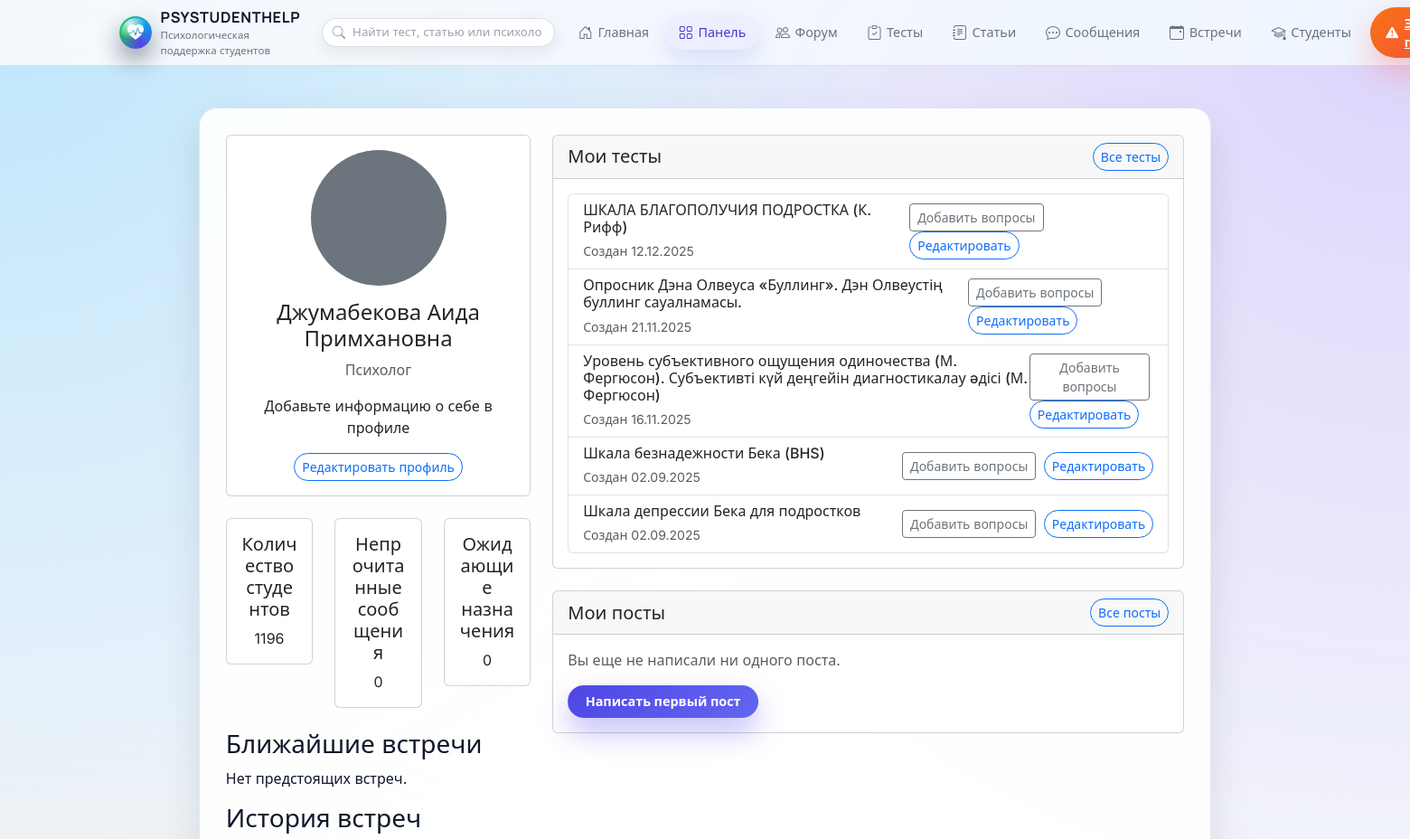
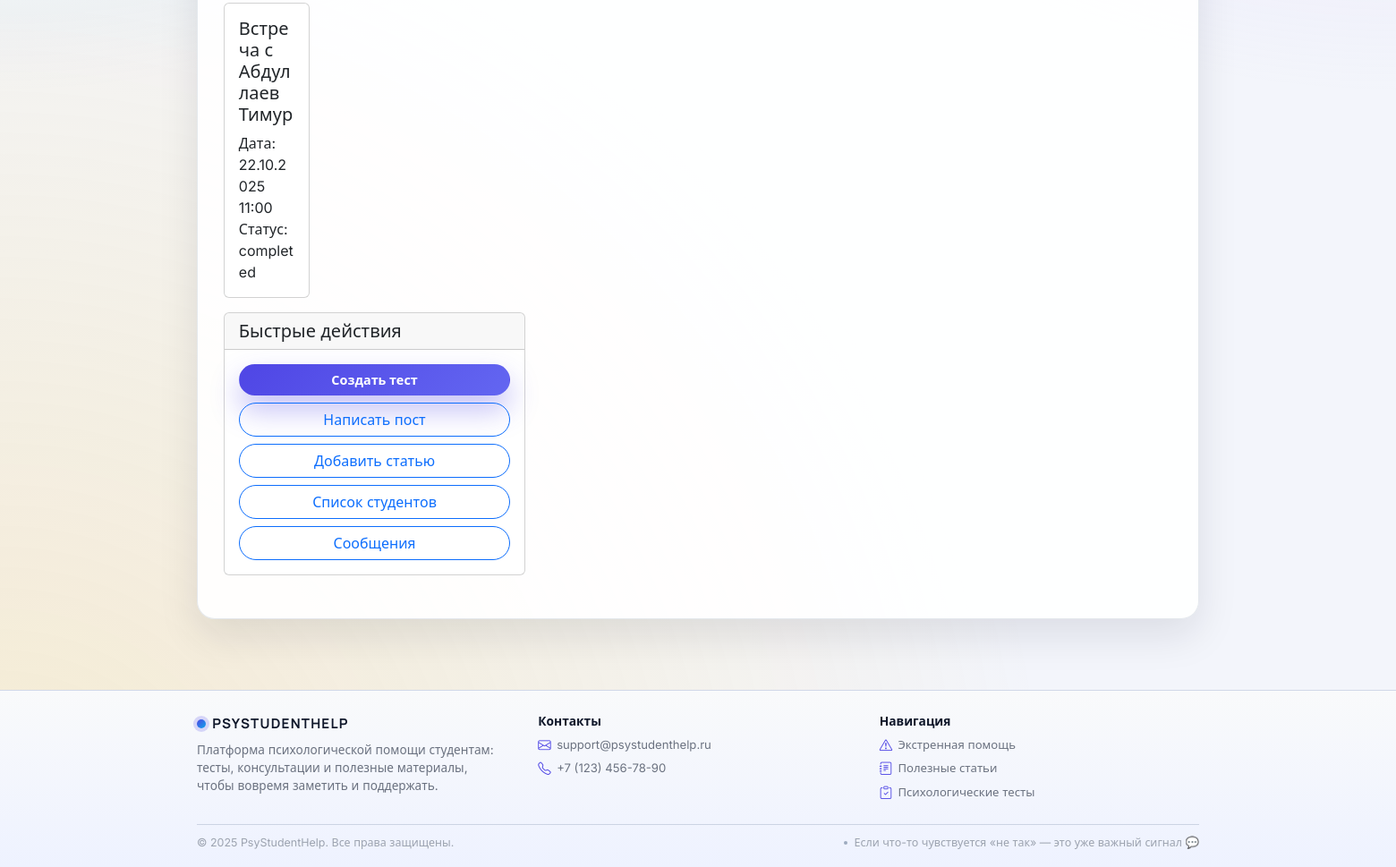
Screenshot of /dashboard (signed in) with the database file from the repository (2 pictures, top to bottom).
### models.py (models this page shows, shortened)
class User(UserMixin, db.Model):
    __tablename__ = 'user'
    id = db.Column(db.Integer, primary_key=True)
    username = db.Column(db.String(80), unique=True, nullable=False)
    email = db.Column(db.String(120), unique=True, nullable=False, index=True)
    password = db.Column(db.String(200), nullable=False)
    role = db.Column(db.String(20), nullable=False)  # student | psychologist | admin | superadmin
    full_name = db.Column(db.String(100))
    bio = db.Column(db.Text)
    profile_pic = db.Column(db.String(100))
    created_at = db.Column(db.DateTime, default=datetime.utcnow)
    group_id = db.Column(db.Integer, db.ForeignKey('groups.id'))
    comments = db.relationship(
        'Comment',
        backref='author',
        lazy=True,
    )
    tests = db.relationship(
        'Test',
        backref='creator',
        lazy=True,
    )
    test_results = db.relationship(
        'TestResult',
        backref='user',
        lazy=True,
    )
    messages_sent = db.relationship(
        'Message',
        foreign_keys='Message.sender_id',
        backref='sender',
        lazy=True,
    )
    messages_received = db.relationship(
        'Message',
        foreign_keys='Message.recipient_id',
        backref='recipient',
        lazy=True,
    )
    reports = db.relationship(
        'StudentReport',
        foreign_keys='StudentReport.student_id',
        backref='student',
        lazy=True,
    )
    appointments = db.relationship(
        'Appointment',
        foreign_keys='Appointment.student_id',
        backref='student',          # appointment.student в шаблонах
        lazy=True,
    )
    psychologist_appointments = db.relationship(
        'Appointment',
        foreign_keys='Appointment.psychologist_id',
        backref='psychologist',     # appointment.psychologist в шаблонах
        lazy=True,
    )
    meeting_protocols = db.relationship(
        'MeetingProtocol',
        foreign_keys='MeetingProtocol.student_id',
        backref='student',          # protocol.student в шаблонах
        lazy=True,
    )
    psychologist_protocols = db.relationship(
        'MeetingProtocol',
        foreign_keys='MeetingProtocol.psychologist_id',
        backref='psychologist',     # protocol.psychologist в шаблонах
        lazy=True,
    )

class Meeting(db.Model):
    __tablename__ = 'meeting'
    id = db.Column(db.Integer, primary_key=True)
    psychologist_id = db.Column(db.Integer, db.ForeignKey('user.id'), nullable=False)
    student_id = db.Column(db.Integer, db.ForeignKey('user.id'), nullable=False)
    scheduled_at = db.Column(db.DateTime, nullable=False)
    status = db.Column(db.String(20), default='planned')
    created_at = db.Column(db.DateTime, default=datetime.utcnow)
    protocols = db.relationship(
        'MeetingProtocol',
        backref='meeting',
        lazy=True,
        cascade='all, delete-orphan',
    )
    student = db.relationship(
        'User',
        foreign_keys=[student_id],
        backref='student_meetings',
        lazy='joined',
    )
    psychologist = db.relationship(
        'User',
        foreign_keys=[psychologist_id],
        backref='psychologist_meetings',
        lazy='joined',
    )
    __table_args__ = (
        UniqueConstraint(
            'student_id',
            'psychologist_id',
            'scheduled_at',
            name='uq_meeting_unique_slot',
        ),
    )

class Test(db.Model):
    __tablename__ = 'test'
    id = db.Column(db.Integer, primary_key=True)
    title = db.Column(db.String(200), nullable=False)
    description = db.Column(db.Text)
    title_kk = db.Column(db.String(200))        # может быть NULL
    description_kk = db.Column(db.Text)
    test_type = db.Column(db.String(20), nullable=False, default='classic')
    user_id = db.Column(db.Integer, db.ForeignKey('user.id'), nullable=False)
    created_at = db.Column(db.DateTime, default=datetime.utcnow)
    is_active = db.Column(db.Boolean, default=True)
    questions = db.relationship(
        'Question',
        backref='test',
        lazy=True,
        cascade='all, delete-orphan'
    )
    results = db.relationship(
        'TestResult',
        backref='test',
        lazy=True,
        cascade='all, delete-orphan'
    )
    interpretations = db.relationship(
        'TestInterpretation',
        backref='test',
        lazy=True,
        cascade='all, delete-orphan',
        order_by='TestInterpretation.min_score'
    )
    scale_options = db.relationship(
        'TestScaleOption',
        backref='test',
        lazy=True,
        cascade='all, delete-orphan',
        order_by='TestScaleOption.order_index'
    )

### flask_app.py (the view, shortened to what this page needs)
@app.route('/dashboard')
@login_required
def dashboard():
    user = current_user
    if user.role == 'psychologist':
        tests = (
            Test.query.filter_by(user_id=user.id)
            .order_by(Test.created_at.desc())
            .limit(5)
            .all()
        )
        posts = (
            Post.query.filter_by(user_id=user.id)
            .order_by(Post.created_at.desc())
            .limit(5)
            .all()
        )
        unread_messages = Message.query.filter_by(
            recipient_id=user.id, is_read=False
        ).count()
        students_count = User.query.filter_by(role='student').count()
        pending_appointments = Appointment.query.filter_by(
            psychologist_id=user.id, status='pending'
        ).count()
        upcoming_meetings = (
            Meeting.query.filter_by(psychologist_id=user.id, status='planned')
            .order_by(Meeting.scheduled_at.asc())
            .limit(5)
            .all()
        )
        past_meetings = (
            Meeting.query.filter_by(psychologist_id=user.id, status='completed')
            .order_by(Meeting.scheduled_at.desc())
            .limit(5)
            .all()
        )
        return render_template(
            'psychologist_dashboard.html',
            user=user,
            tests=tests,
            posts=posts,
            unread_messages=unread_messages,
            students_count=students_count,
            pending_appointments=pending_appointments,
            upcoming_meetings=upcoming_meetings,
            past_meetings=past_meetings,
        )

### templates/psychologist_dashboard.html (shortened to what this page needs)
{% extends "base.html" %}
{% block content %}
<div class="row">
    <div class="col-md-4">
        <div class="card mb-4">
            <div class="card-body text-center">
                {% if user.profile_pic %}
                    <img src="{{ url_for('static', filename='uploads/' + user.profile_pic) }}" class="rounded-circle mb-3" width="150" height="150">
                {% else %}
                    <div class="rounded-circle bg-secondary mb-3 mx-auto" style="width: 150px; height: 150px;"></div>
                {% endif %}
                <h4>{{ user.full_name if user.full_name else user.username }}</h4>
                <p class="text-muted">Психолог</p>
                <p>{{ user.bio if user.bio else "Добавьте информацию о себе в профиле" }}</p>
                <a href="{{ url_for('edit_profile') }}" class="btn btn-outline-primary btn-sm">Редактировать профиль</a>
            </div>
        </div>
        <div class="row mb-4">
            <div class="col-md-4">
                <div class="card text-center">
                    <div class="card-body">
                        <h5 class="card-title">Количество студентов</h5>
                        <p class="card-text">{{ students_count }}</p>
                    </div>
                </div>
            </div>
            <div class="col-md-4">
                <div class="card text-center">
                    <div class="card-body">
                        <h5 class="card-title">Непрочитанные сообщения</h5>
                        <p class="card-text">{{ unread_messages }}</p>
                    </div>
                </div>
            </div>
            <div class="col-md-4">
                <div class="card text-center">
                    <div class="card-body">
                        <h5 class="card-title">Ожидающие назначения</h5>
                        <p class="card-text">{{ pending_appointments }}</p>
                    </div>
                </div>
            </div>
        </div>
        <h3>Ближайшие встречи</h3>
        <div class="row">
            {% for meeting in upcoming_meetings %}
            <div class="col-md-4 mb-3">
                <div class="card">
                    <div class="card-body">
                        <h5 class="card-title">Встреча с {{ meeting.student.full_name or meeting.student.username }}</h5>
                        <p class="card-text">
                            Дата: {{ meeting.scheduled_at.strftime('%d.%m.%Y %H:%M') }}<br>
                            Статус: {{ meeting.status }}
                        </p>
                        <a href="{{ url_for('create_protocol', meeting_id=meeting.id) }}" class="btn btn-sm btn-primary">Создать протокол</a>
                    </div>
                </div>
            </div>
            {% else %}
            <p>Нет предстоящих встреч.</p>
            {% endfor %}
        </div>
        <h3>История встреч</h3>
        <div class="row">
            {% for meeting in past_meetings %}
            <div class="col-md-4 mb-3">
                <div class="card">
                    <div class="card-body">
                        <h5 class="card-title">Встреча с {{ meeting.student.full_name or meeting.student.username }}</h5>
                        <p class="card-text">
                            Дата: {{ meeting.scheduled_at.strftime('%d.%m.%Y %H:%M') }}<br>
                            Статус: {{ meeting.status }}
                        </p>
                    </div>
                </div>
            </div>
            {% else %}
            <p>Нет завершенных встреч.</p>
            {% endfor %}
        </div>
        <div class="card mb-4">
            <div class="card-header">
                <h5 class="mb-0">Быстрые действия</h5>
            </div>
            <div class="card-body">
                <a href="{{ url_for('create_test') }}" class="btn btn-primary w-100 mb-2">Создать тест</a>
                <a href="{{ url_for('create_post') }}" class="btn btn-outline-primary w-100 mb-2">Написать пост</a>
                <a href="{{ url_for('create_article') }}" class="btn btn-outline-primary w-100 mb-2">Добавить статью</a>
                <a href="{{ url_for('student_list') }}" class="btn btn-outline-primary w-100 mb-2"">Список студентов</a>
                <a href="{{ url_for('messages') }}" class="btn btn-outline-primary w-100">
                    Сообщения
                </a>
            </div>
        </div>
    </div>
    <div class="col-md-8">
        <div class="card mb-4">
            <div class="card-header d-flex justify-content-between align-items-center">
                <h5 class="mb-0">Мои тесты</h5>
                <a href="{{ url_for('tests') }}" class="btn btn-sm btn-outline-primary">Все тесты</a>
            </div>
            <div class="card-body">
                {% if tests %}
                    <div class="list-group">
                        {% for test in tests %}
                        <div class="list-group-item">
                            <div class="d-flex justify-content-between align-items-center">
                                <div>
                                    <h6 class="mb-1">{{ test.title }}</h6>
                                    <small class="text-muted">Создан {{ test.created_at.strftime('%d.%m.%Y') }}</small>
                                </div>
                                <div>
                                    <a href="{{ url_for('add_questions', test_id=test.id) }}" class="btn btn-sm btn-outline-secondary me-1">Добавить вопросы</a>
                                    <a href="{{ url_for('edit_test', test_id=test.id) }}" class="btn btn-sm btn-outline-primary">Редактировать</a>
                                </div>
                            </div>
                        </div>
                        {% endfor %}
                    </div>
                {% else %}
                    <p class="text-muted">Вы еще не создали ни одного теста.</p>
                    <a href="{{ url_for('create_test') }}" class="btn btn-primary">Создать первый тест</a>
                {% endif %}
            </div>
        </div>
        <div class="card mb-4">
            <div class="card-header d-flex justify-content-between align-items-center">
                <h5 class="mb-0">Мои посты</h5>
                <a href="{{ url_for('posts') }}" class="btn btn-sm btn-outline-primary">Все посты</a>
            </div>
            <div class="card-body">
                {% if posts %}
                    <div class="list-group">
                        {% for post in posts %}
                        <a href="{{ url_for('view_post', post_id=post.id) }}" class="list-group-item list-group-item-action">
                            <div class="d-flex justify-content-between">
                                <h6 class="mb-1">{{ post.title }}</h6>
                                <small class="text-muted">{{ post.created_at.strftime('%d.%m.%Y') }}</small>
                            </div>
                            <p class="mb-1 text-muted">{{ post.content|truncate(100) }}</p>
                            <small>{{ post.comments|length }} комментариев</small>
                        </a>
                        {% endfor %}
                    </div>
                {% else %}
                    <p class="text-muted">Вы еще не написали ни одного поста.</p>
                    <a href="{{ url_for('create_post') }}" class="btn btn-primary">Написать первый пост</a>
                {% endif %}
            </div>
        </div>
    </div>
</div>
{% endblock %}

### rows the page displays
User: full_name "Джумабекова Аида Примхановна", bio "Добавьте информацию о себе в профиле"
Meeting: student "Абдуллаев Тимур", scheduled_at "22.10.2025 11:00", status "completed"
Test: title "ШКАЛА БЛАГОПОЛУЧИЯ ПОДРОСТКА (К. Рифф)", created_at "12.12.2025"
Test: title "Опросник Дэна Олвеуса «Буллинг». Дэн Олвеустің буллинг сауалнамасы.", created_at "21.11.2025"
Test: title "Уровень субъективного ощущения одиночества (М. Фергюсон). Субъективті күй деңгейін диагностикалау əдісі (М. Фергюсон)", created_at "16.11.2025"
Test: title "Шкала безнадежности Бека (BHS)", created_at "02.09.2025"
Test: title "Шкала депрессии Бека для подростков", created_at "02.09.2025"

### other values shown
{{ students_count }} "1196"
{{ unread_messages }} "0"
{{ pending_appointments }} "0"
{{ 2025 }} "2025"
